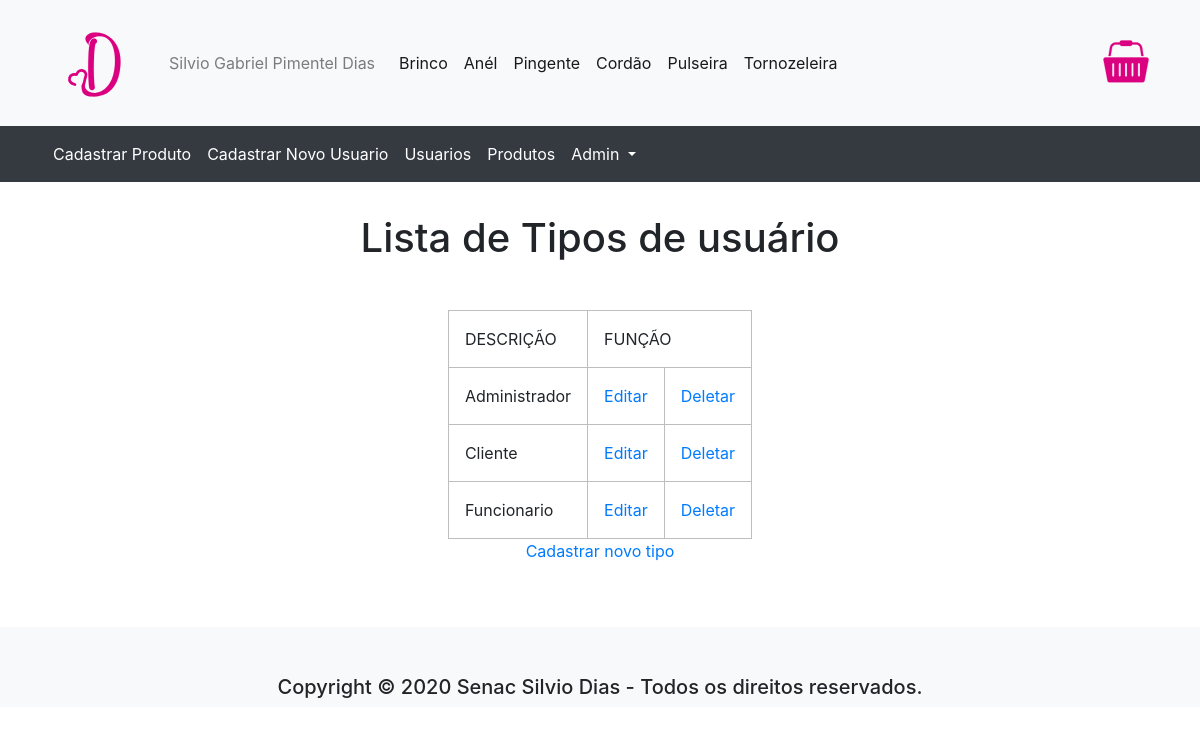
The page /index.php?pagina=tipos_usuario (signed in) on the database its author committed.
### tables this page shows
CREATE TABLE tipo_usuario(
	id_tipo INT AUTO_INCREMENT,
    descricao VARCHAR(15) NOT NULL,
    PRIMARY KEY(id_tipo)
    );

### paginas/ADMIN/tipos_usuario.php (the view, shortened to what this page needs)
<?php
    $query_tipo = 'SELECT * FROM tipo_usuario';
    $tipo = mysqli_query($conexao, $query_tipo);
?>
<div class="containerLista">
<div class="titulo">
    <h1>Lista de Tipos de usuário</h1>
</div>
<div class="tabela">
    <table cellspacing=0>
        <tr>
            <th>DESCRIÇÃO</th>
            <th colspan="2">FUNÇÃO</th>
        </tr>
        <?php
            while($linha = mysqli_fetch_array($tipo)){
                echo '<tr>';
                echo '<td>'.$linha['descricao'].'</td>';
                echo '<td class=tabela-celula><a href=?pagina=cadastro_funcionarios&id='.$linha['id_tipo'].'>Editar</td>';
                echo '<td class=tabela-celula><a href=./script/excluir_tipo_usuario.php?id='.$linha['id_tipo'].'>Deletar</a></td>';
                echo '</tr>';
            }
        ?>
    </table>
    <a class="link_botao" href="?pagina=cadastro_funcionarios">Cadastrar novo tipo</a>
</div>
        </div>

### css/style.css (style rules this page uses)
td,th { border: 1px solid rgb(190, 190, 190); padding: 1rem; white-space: nowrap; }
.containerLista { width: 100%; display: flex; align-items: center; flex-direction: column; padding: 2rem; }
.tabela { display: flex; flex-direction: column; align-items: center; padding: 2rem; margin: 0.5rem 2rem 0 2rem; }

### rows shown on the page
tipo_usuario: descricao "Administrador"
tipo_usuario: descricao "Cliente"
tipo_usuario: descricao "Funcionario"

### other values the page prints
$login "Silvio Gabriel Pimentel Dias"
